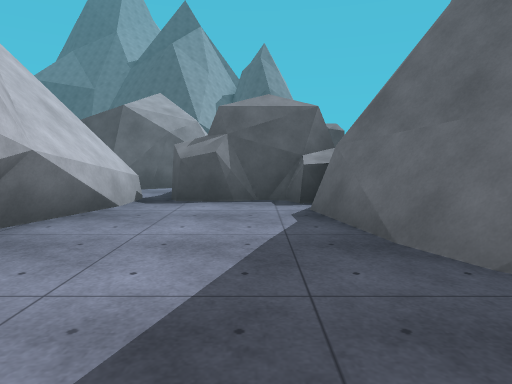
[1] (above)

24 first-person views from a walk through a Unity game level. The camera is 1.3 m above the floor, tilts 6° down and sees 75° across. The floor is counted in squares, 2 m on a side. Each view is taken from the middle of a square. On the plan, view 1 faces up. The plan holds only what a view shows up to about 10 squares ahead; the rest is blank. The place goes on beyond the plan. The player character is not drawn. Some animated figures are left out. Surface patterns are stand-ins for the level's own textures.

[2]
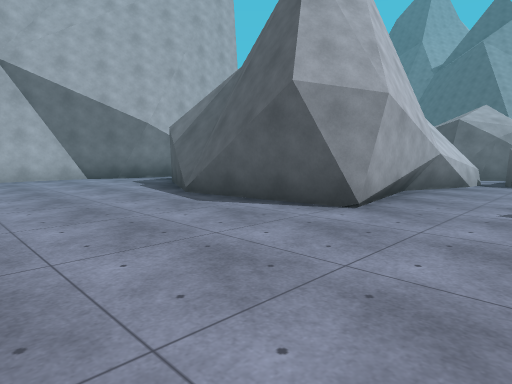

[3]
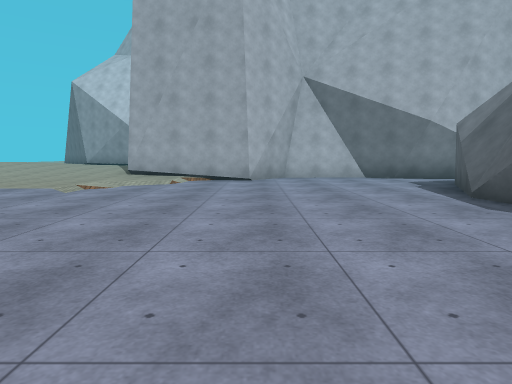

[4]
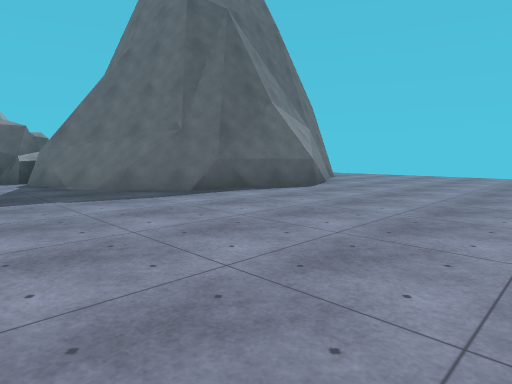

[5]
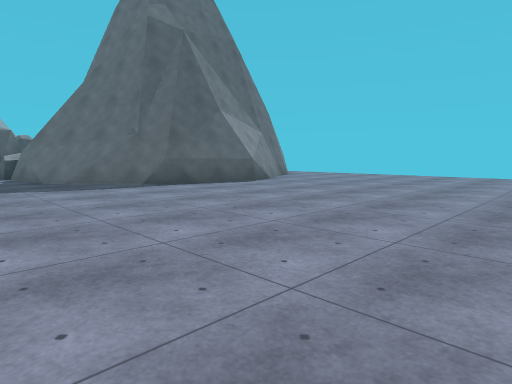

[6]
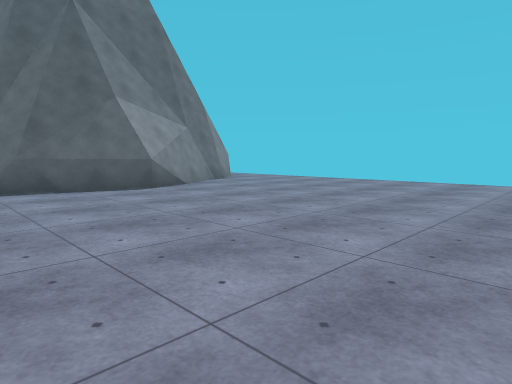

[7]
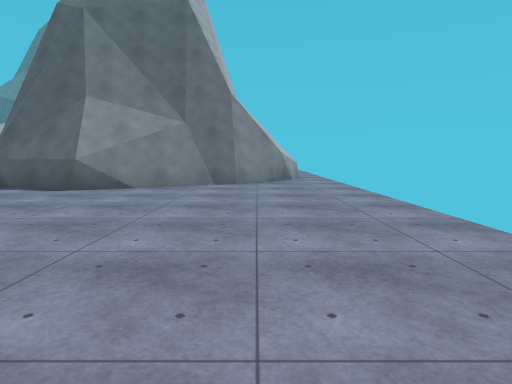

[8]
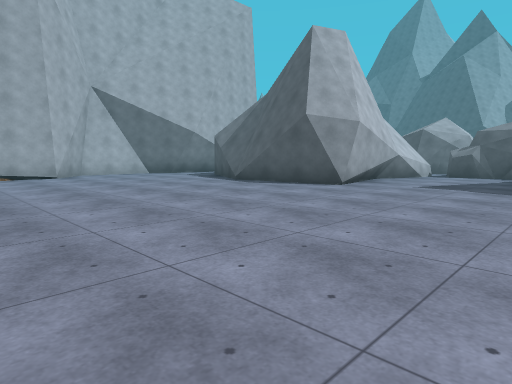

[9]
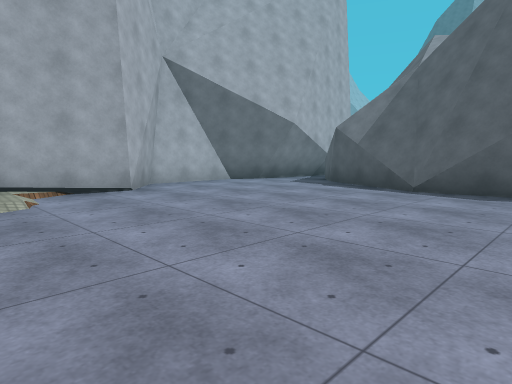

[10]
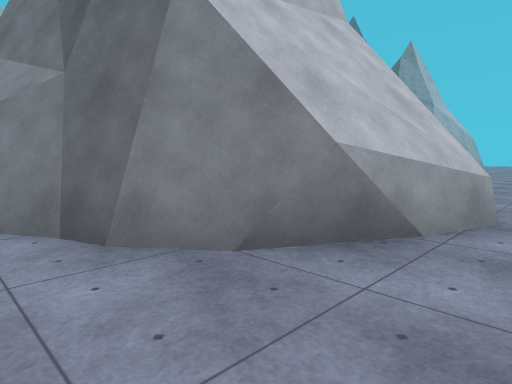

[11]
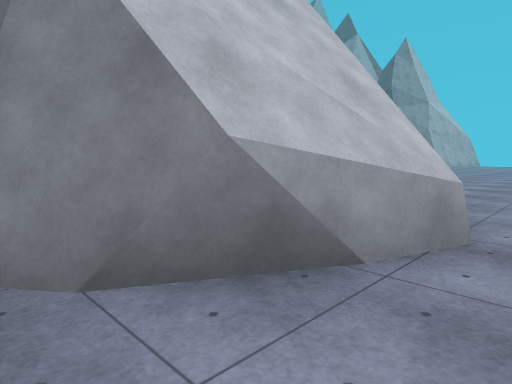

[12]
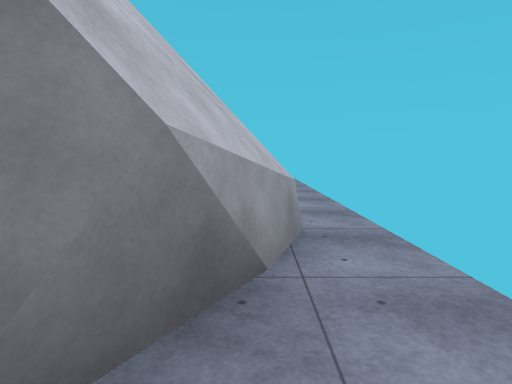

[13]
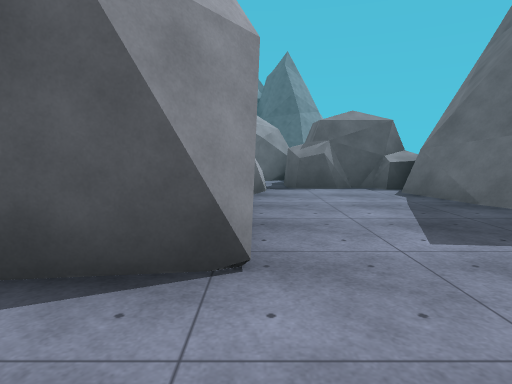

[14]
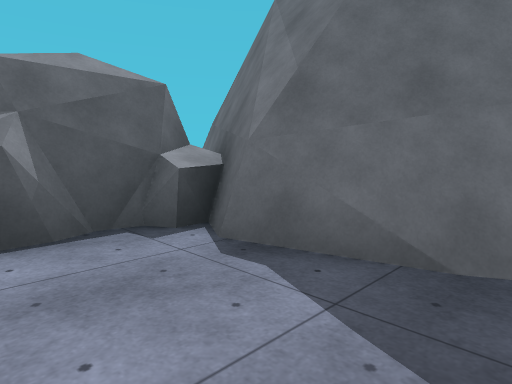

[15]
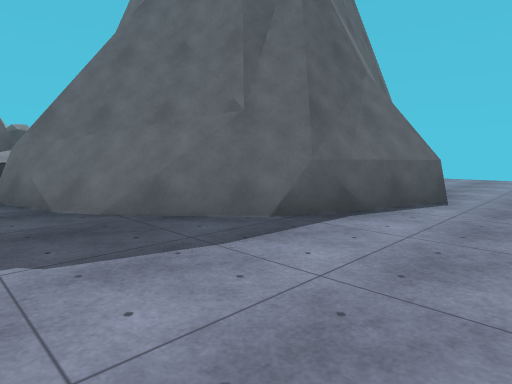

[16]
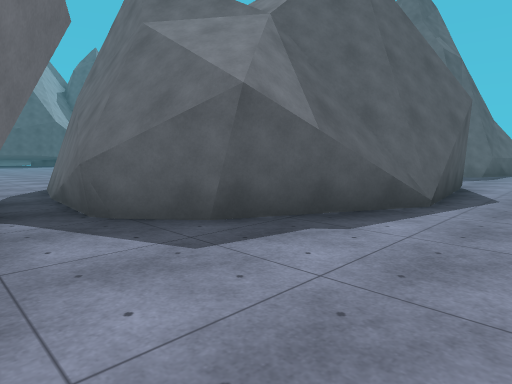

[17]
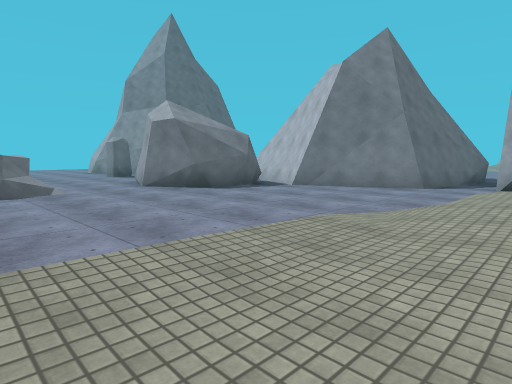

[18]
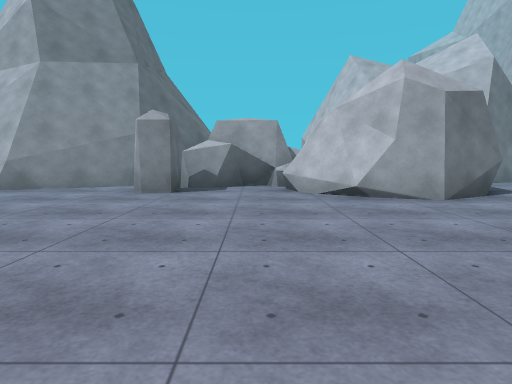

[19]
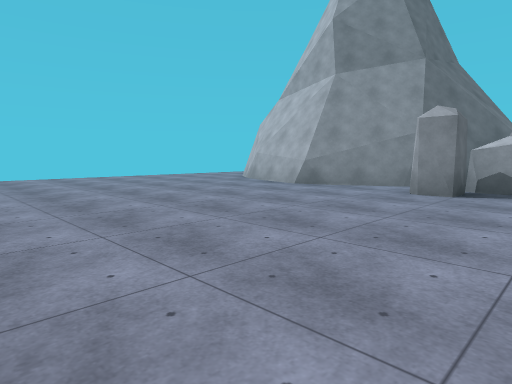

[20]
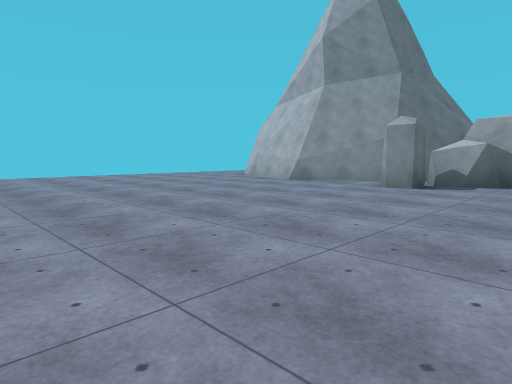

[21]
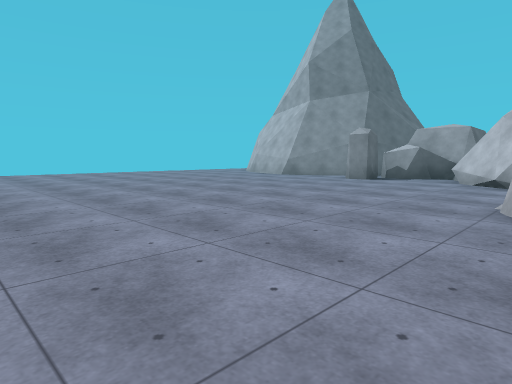

[22]
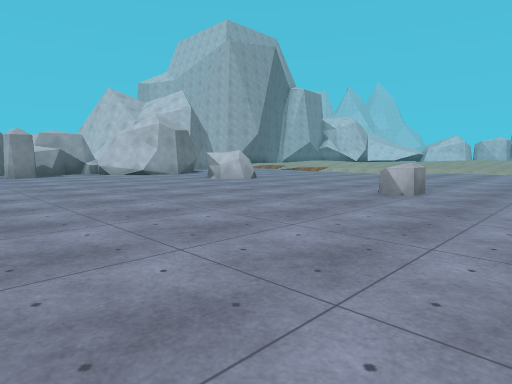

[23]
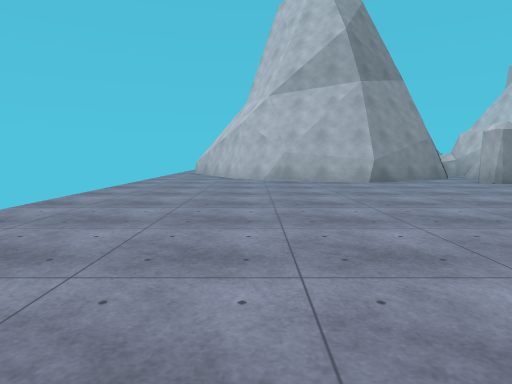

[24]
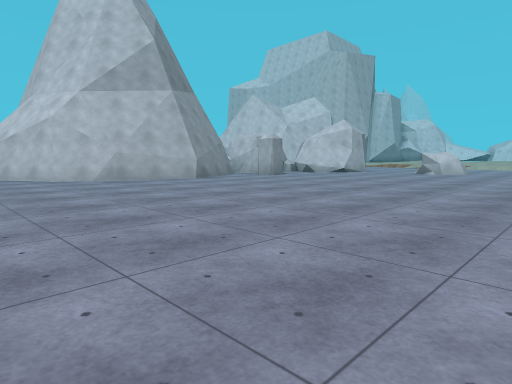

### Floor plan
Key: @ floor where view 1 was taken; # wall or solid block; . main floor; : floor 0.25 m higher than the main floor; / step, stairs or slope; = window, fence, low wall or low ledge; R rock.
Columns run from 11 left of view 1 to 11 right of it. Each row starts with its distance up from view 1.
 21            .....
 20      ...........
 19     .....R......
 18     ............
 17       .................
 16       .................
 15        ................
 14 ::/..   ...............
 13 ::/.....R..............
 12 ::/....................
 11 /:/....................
 10 ///....................
  9  /.....####..R.........
  8  /.....####.RR.####....
  7   ....####R#R###  ##...
  6   ..###  =R  #     ##..
  5  #.##    #RRR#      #..
  4   .#     #..##      ##.
  3   .#     #..##      ##.
  2  #.#     #...##    ##..
  1  #.###   #....## ###...
  0 ##...#####.@...###.....
 -1 #......................
 -2 #......................
 -3 #......................
 -4 ##.....................
 -5  #.....................
 -6  #//...................
 -7  #::..............  .

Where each view was taken, in squares from view 1:
view 1: 0 up, 0 right, facing up
view 2: 4 down, 0 right, facing up-left
view 3: 4 down, 0 right, facing left
view 4: 5 down, 1 left, facing up-right
view 5: 7 down, 1 left, facing up-right
view 6: 7 down, 2 right, facing up-right
view 7: 7 down, 9 right, facing up
view 8: 7 down, 2 right, facing up-left
view 9: 7 down, 3 left, facing up-left
view 10: 0 up, 11 right, facing up-left
view 11: 1 up, 11 right, facing up-left
view 12: 1 up, 10 right, facing up
view 13: 2 down, 2 left, facing up
view 14: 2 up, 1 left, facing up-right
view 15: 2 down, 0 right, facing up-right
view 16: 2 down, 10 left, facing up-right
view 17: 14 up, 11 left, facing down-right
view 18: 15 up, 0 right, facing down
view 19: 15 up, 0 right, facing down-right
view 20: 16 up, 1 left, facing down-right
view 21: 18 up, 3 left, facing down-right
view 22: 21 up, 4 right, facing down-left
view 23: 17 up, 8 right, facing down
view 24: 17 up, 11 right, facing down-left
